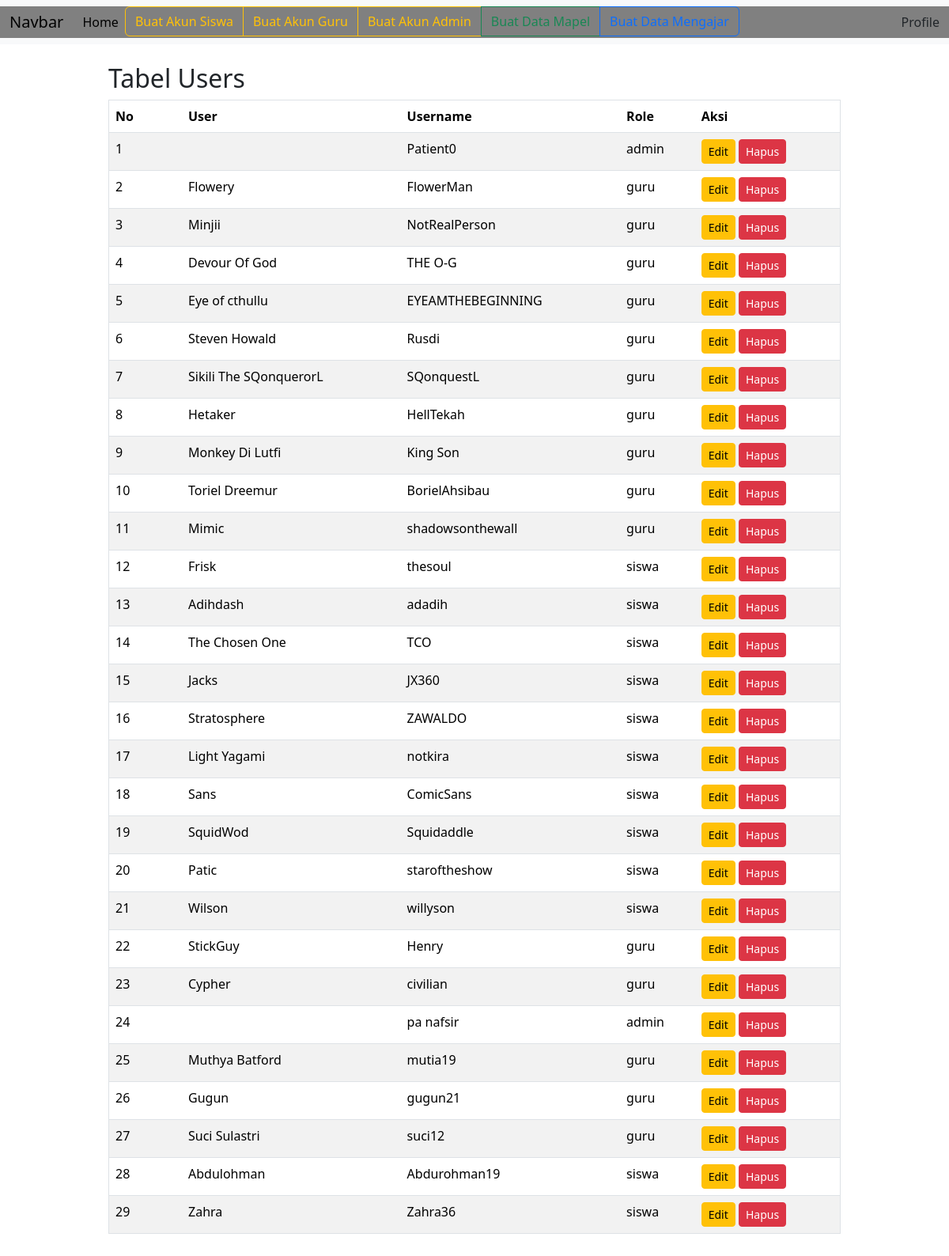
Screenshot of /tabel/users.php (signed in) with the database file from the repository.
### tables this page shows
CREATE TABLE `users` (
  `id` int(11) NOT NULL,
  `username` varchar(255) NOT NULL,
  `password` varchar(100) NOT NULL,
  `role` set('admin','guru','siswa') NOT NULL,
  `created_at` date NOT NULL DEFAULT current_timestamp()
);

CREATE TABLE `guru` (
  `id` int(11) NOT NULL,
  `nip` int(11) NOT NULL,
  `nama` varchar(255) NOT NULL,
  `jenis_kelamin` set('Laki-Laki','Perempuan') NOT NULL,
  `user_id` int(11) NOT NULL
);

CREATE TABLE `siswa` (
  `id` int(11) NOT NULL,
  `nis` int(11) NOT NULL,
  `nama` varchar(255) NOT NULL,
  `kelas` varchar(255) NOT NULL,
  `jenis_kelamin` set('Laki-Laki','Perempuan') NOT NULL,
  `user_id` int(11) NOT NULL
);

### tabel/users.php (the view, shortened to what this page needs)
<?php
include("../header.php");
$sql = "SELECT users.id, username, role, password, created_at, nis, kelas, nip, guru.user_id, siswa.user_id,
COALESCE (siswa.nama, guru.nama) AS nama, COALESCE (guru.jenis_kelamin, siswa.jenis_kelamin) AS jk
FROM users
LEFT JOIN siswa ON users.id = siswa.user_id
LEFT JOIN guru ON users.id = guru.user_id
ORDER BY users.id asc;";
$usersql = mysqli_query($konek, $sql);
$user = mysqli_fetch_all($usersql, MYSQLI_ASSOC);
$o = 1;
?>
    <body>
        <div class="container my-4">
            <div class="row justify-content-center">
                <div class="col-md-10">
                    <h2>Tabel Users</h2>
                    <table id="tabelUser" class="table table-striped table-hover border">
                        <thead>
                            <tr>
                                <th scope="col" style="width: 10%;">No</th>
                                <th scope="col">User</th>
                                <th scope="col">Username</th>
                                <th scope="col">Role</th>
                                <th scope="col">Aksi</th>
                            </tr>
                         </thead>
                         <tbody>
                            <?php if (count($user) > 0): ?>
                                <?php foreach($user as $i): ?>
                                    <tr>
                                        <td><?= $o++; ?></td>
                                        <td><?= $i['nama']; ?></td>
                                        <td><?= $i['username']; ?></td>
                                        <td><?= $i['role']; ?></td>
                                        <td>
                                            <a href="../form_manip/form_edit.php?id=<?= $i['id']; ?>&&role=<?= $i['role']; ?>&&username=<?= $i['username']; ?>&&password=<?= $i['password']; ?><?php if($i['role'] == 'siswa'):?>&&nis=<?= $i['nis']; ?>&&nama=<?= $i['nama']; ?>&&kelas=<?= $i['kelas']; ?>&&jk=<?= $i['jk']; ?><?php elseif ($i['role'] == 'guru'): ?>&&nip=<?= $i['nip']; ?>&&nama=<?= $i['nama']; ?>&&jk=<?= $i['jk']; ?><?php endif; ?>" class="btn btn-warning btn-sm">Edit</a>
                                            <a href="../aksi/akun/aksi_hapus.php?id=<?= $i['id']; ?>&&role=<?= $i['role']; ?>" onclick="return confirm('Apakah anda yakin ingin menghapus data ini?')" class="btn btn-danger btn-sm">Hapus</a>
                                        </td>
                                    </tr>
                                <?php endforeach; ?>
                            <?php else: ?>
                                <tr>
                                    <td colspan="5">Data Belum Di Isi</td>
                                </tr>
                            <?php endif; ?>
                        </tbody>
                    </table>
                </div>
            </div>
        </div>
    </body>
</html>

### rows the page displays
users: username "Patient0", role "admin"
guru: nama "Flowery", user.username "FlowerMan", user.role "guru"
guru: nama "Minjii", user.username "NotRealPerson", user.role "guru"
guru: nama "Devour Of God", user.username "THE O-G", user.role "guru"
guru: nama "Eye of cthullu", user.username "EYEAMTHEBEGINNING", user.role "guru"
guru: nama "Steven Howald", user.username "Rusdi", user.role "guru"
guru: nama "Sikili The SQonquerorL", user.username "SQonquestL", user.role "guru"
guru: nama "Hetaker", user.username "HellTekah", user.role "guru"
guru: nama "Monkey Di Lutfi", user.username "King Son", user.role "guru"
guru: nama "Toriel Dreemur", user.username "BorielAhsibau", user.role "guru"
guru: nama "Mimic", user.username "shadowsonthewall", user.role "guru"
siswa: nama "Frisk", user.username "thesoul", user.role "siswa"
siswa: nama "Adihdash", user.username "adadih", user.role "siswa"
siswa: nama "The Chosen One", user.username "TCO", user.role "siswa"
siswa: nama "Jacks", user.username "JX360", user.role "siswa"
siswa: nama "Stratosphere", user.username "ZAWALDO", user.role "siswa"
siswa: nama "Light Yagami", user.username "notkira", user.role "siswa"
siswa: nama "Sans", user.username "ComicSans", user.role "siswa"
siswa: nama "SquidWod", user.username "Squidaddle", user.role "siswa"
siswa: nama "Patic", user.username "staroftheshow", user.role "siswa"
siswa: nama "Wilson", user.username "willyson", user.role "siswa"
guru: nama "StickGuy", user.username "Henry", user.role "guru"
guru: nama "Cypher", user.username "civilian", user.role "guru"
users: username "pa nafsir", role "admin"
guru: nama "Muthya Batford", user.username "mutia19", user.role "guru"
guru: nama "Gugun", user.username "gugun21", user.role "guru"
guru: nama "Suci Sulastri", user.username "suci12", user.role "guru"
siswa: nama "Abdulohman", user.username "Abdurohman19", user.role "siswa"
siswa: nama "Zahra", user.username "Zahra36", user.role "siswa"
